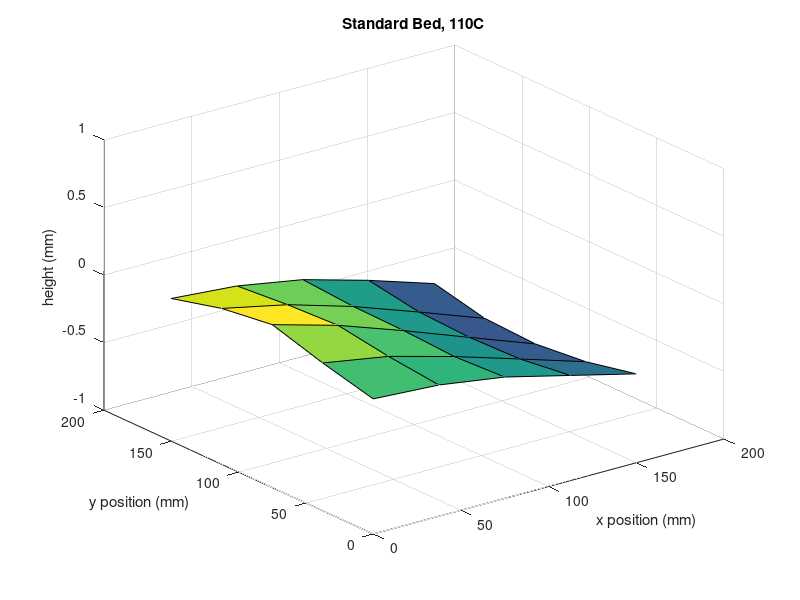

This figure's MATLAB source:
X = [0, 37.5, 75, 112.5, 150, 0, 37.5, 75, 112.5, 150, 0, 37.5, 75, 112.5, 150,0, 37.5, 75, 112.5, 150,0, 37.5, 75, 112.5, 150,];
Y = [0, 0, 0, 0, 0, 37.5, 37.5, 37.5, 37.5, 37.5, 75, 75, 75, 75, 75, 112.5, 112.5, 112.5, 112.5, 112.5, 150, 150, 150, 150, 150];
Z = [0, -.029, -.102, -.222, -.342, .094, .011, -.122, -.272, -.424, .206, .069, -.102, -.284, -.464, .154, .050, -.095, -.268, -.447, .056, .017, -.068, -.205, -.361 ];
xr = reshape(X, 5, 5);
yr = reshape(Y, 5, 5);
zr = reshape(Z, 5, 5);
surf(xr, yr, zr)
zlim([-1 1])
xlabel('x position (mm)')
ylabel('y position (mm)')
zlabel('height (mm)')
title("Standard Bed, 110C");
